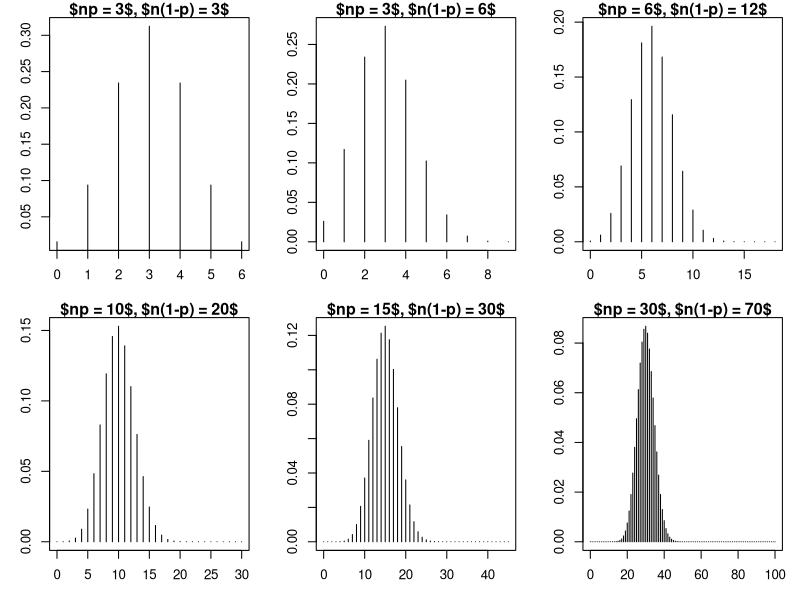
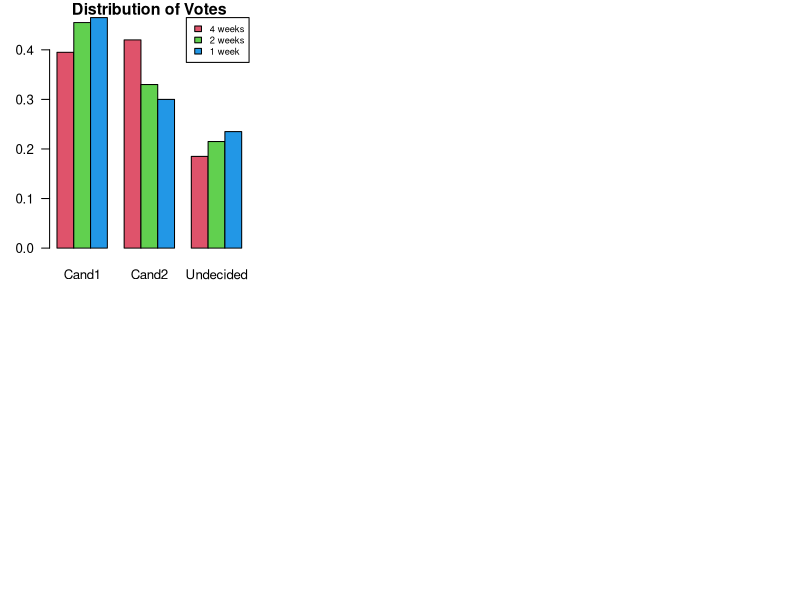

Generate these figures, in order, with R:
par(mfrow=c(2,3), mar=c(3,3,1,1)+0.1)
par(cex=0.8)

plotit <- function(n, p){
    plot(0:n, dbinom(0:n, n, p), type="h", xlab="", ylab="",
         main=paste0("$np = ",n*p,"$, $n(1-p) = ",n*(1-p),"$"))
}

plotit(n=6, p=0.5)
plotit(n=9, p=1/3)
plotit(n=18, p=1/3)
plotit(n=30, p=1/3)
plotit(n=45, p=1/3)
plotit(n=100, p=0.3)



# Testing the probability = 0.5 with a two-sided alternative
# We have observed 518 out of 1154
# Do it without continuity corrections

prop.test(x=518, n=1154, p = 0.5, correct = FALSE)


# Testing that the probabilities for the two groups are equal
# Calculating 99% confindece interval
prop.test(x=c(23,35), n=c(57,167), correct=FALSE, conf.level=0.99)


# Reading the data into R
pill.study <- matrix(c(23, 35, 34, 132), ncol = 2, byrow = TRUE)
rownames(pill.study) <- c("Blood Clot", "No Clot")
colnames(pill.study) <- c("Pill", "No pill")
pill.study

# Chi^2 test for tesing that the distribution for the two groups are equal
chisq.test(pill.study, correct = FALSE)

# If we want the expected numbers, then store the result in a variable
chi <- chisq.test(pill.study, correct = FALSE)

# In the result the expected values can be found
chi$expected


# Reading the data into R
poll <- matrix(c(79, 91, 93, 84, 66, 60, 37, 43, 47), ncol = 3, 
               byrow = TRUE)
colnames(poll) <- c("4 weeks", "2 weeks", "1 week")
rownames(poll) <- c("Cand1", "Cand2", "Undecided")

# Column percentages
colpercent <- prop.table(poll, 2)
colpercent

barplot(t(colpercent), beside = TRUE, col = 2:4, las = 1, 
        ylab = "Percent each week", xlab = "Candidate", 
        main = "Distribution of Votes")
legend( legend = colnames(poll), fill = 2:4,"topright", cex = 0.7)


# Testing same distribution in the three populations
chi <- chisq.test(poll, correct = FALSE)
chi

# Expected values
chi$expected


# Reading the data into R
results <- matrix(c(23, 60, 29, 28, 79, 60, 9, 49, 63), ncol = 3, 
                  byrow = TRUE)
colnames(results) <- c("MathBad", "MathAve", "MathGood")
rownames(results) <- c("EngBad", "EngAve", "EngGood")


# Percentages
prop.table(results)

# Row totals
margin.table(results, 1)

# Column totals
margin.table(results, 2)


# Testing independence between english and maths results
chi <- chisq.test(results, correct = FALSE)
chi

# Expected values
chi$expected
